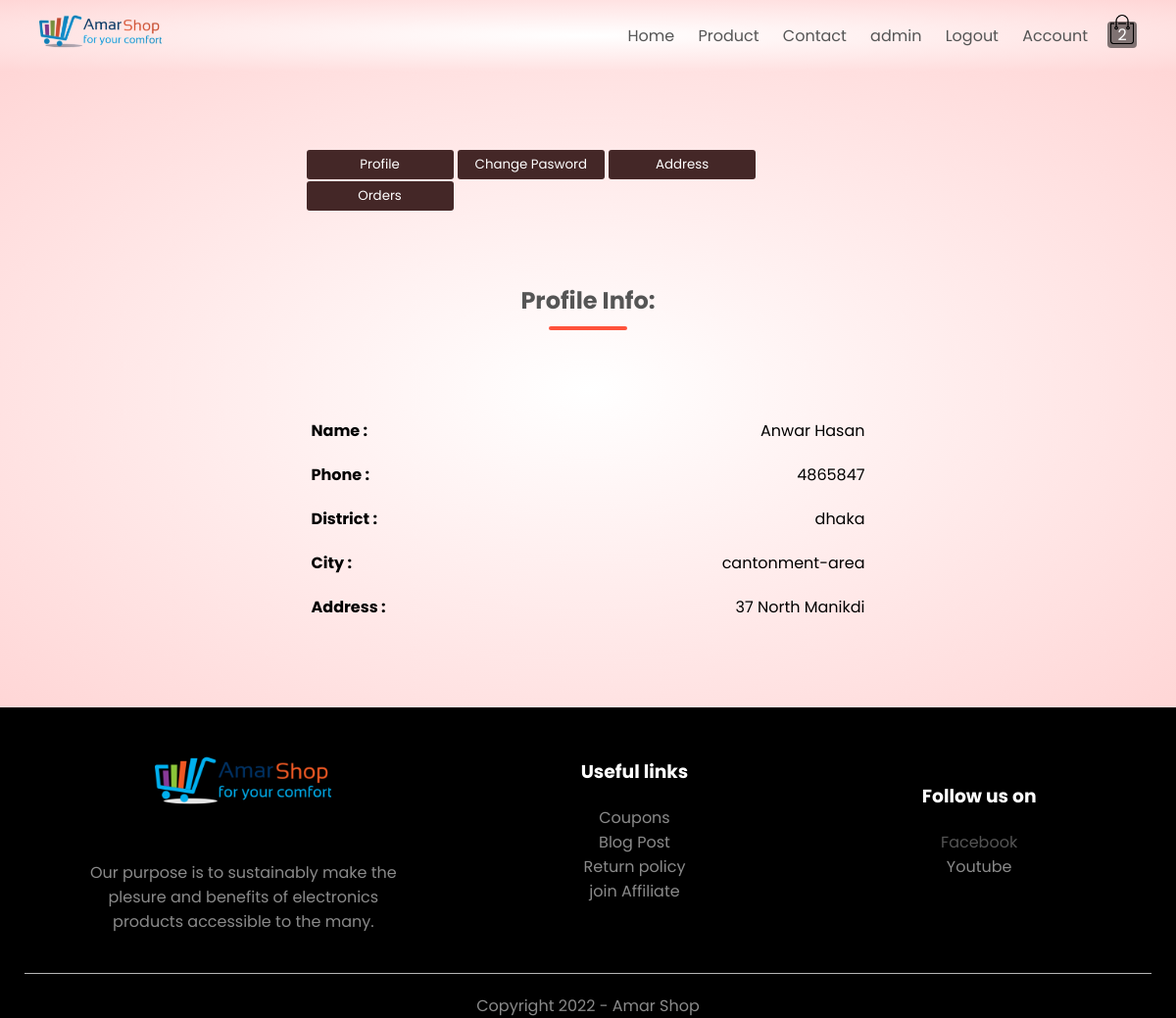
Page /account/profile/ (signed in) on the committed database.
### shop/models.py (models this page shows, shortened)
class Customer(models.Model):
    customer_id = models.CharField(max_length=20, primary_key=True, unique=True, blank=True)
    _user = models.ForeignKey(User, on_delete=models.CASCADE, null=True)
    name = models.CharField(max_length=50)
    phone = models.CharField(max_length=15)
    district = models.CharField(max_length=20, choices=utails.DISTRICT_CHOICES, null=True, blank=True)
    city = models.CharField(max_length=20, choices=utails.CITY_CHOICES, null=True, blank=True)
    created_at = models.DateTimeField(auto_now_add=True)
    address = models.TextField()
    class Meta:
        ordering = ['created_at']

### account/views.py (the view)
# urls.py: path('profile/', views.profile, name='profile'),
@login_required
def profile(request):
    user = request.user
    default_cus = Customer.objects.filter(_user=user).first()
    all_cus = Customer.objects.filter(_user=user)
    context = {
        'districts': DISTRICT_CHOICES,
        'cities': CITY_CHOICES,
        'address': default_cus,
        'all_cus': all_cus,
    }
    return render(request, 'accounts/profile.html', context)

### shop/templatetags/cart_product.py (called while the page is built)
@register.filter
def count_cart_product(user):
    try:
        all_cart_product = Cart.objects.filter(_user=user)
        if all_cart_product:
            count = 0
            for cart in all_cart_product:
                count += cart.quantity
            return count
    except Exception as e:
        pass
    return 0

### templates/accounts/profile.html (shortened to what this page needs)
{% extends "base.html" %}
{% load static %}
{% block content %}
<div class="account-page">
    <div class="container">
        <div class="row">
            <div class="col-2 pro-col">
                <button class="button" onclick="profile()">Profile</button>
                <button class="button" onclick="change_pass()">Change Pasword</button>
                <button class="button" onclick="address()">Address</button>
                <button class="button">Orders</button>
            </div>
            <div class="col-2 pro-col" id="profile-section">
                <h2 class="title">Profile Info: </h2>
                {% if address %}
                <table>
                    <tr>
                        <td><strong>Name : </strong></td>
                        <td>{{address.name}}</td>
                    </tr>
                    <tr>
                        <td><strong>Phone : </strong></td>
                        <td>{{address.phone}}</td>
                    </tr>
                    <tr>
                        <td><strong>District : </strong></td>
                        <td>{{address.district}}</td>
                    </tr>
                    <tr>
                        <td><strong>City : </strong></td>
                        <td>{{address.city}}</td>
                    </tr>
                    <tr>
                        <td><strong>Address : </strong></td>
                        <td>{{address.address}}</td>
                    </tr>
                </table>
                {% endif %}
            </div>
        </div>
    </div>
</div>
{% endblock content %}

### templates/base.html (shortened to what this page needs)
{% load static %}
{% load cart_product %}
<!DOCTYPE html>
<html lang="en">
<head>
    <link rel="stylesheet" href="https://stackpath.bootstrapcdn.com/font-awesome/4.7.0/css/font-awesome.min.css">
    <link rel="stylesheet" href="{% static '/css/style.css' %}">
</head>
<body>
<div class="header" id="top">
    <div class="container">
        <div class="navbar">
            <div class="logo">
                <a href="{% url 'shop:home' %}"><img src="{% static '/images/icons/logo_main.png' %}" width="125px"></a>
            </div>
            <nav>
                <ul id="menu-items">
                    <li><a href="{% url 'shop:home' %}">Home</a></li>
                    <li><a href="{% url 'shop:products' %}">Product</a></li>
                    <li><a href="">Contact</a></li>
                    {% if request.user.is_authenticated %}
                        {% if request.user.username == 'admin' %}
                        <li><a href="/admin">{{request.user.username}}</a></li>
                        {% else %}
                        <li><a href="#">{{request.user}}</a></li>
                        {% endif %}
                        <li><a href="{% url 'account:logout' %}">Logout</a></li>
                    {% endif %}
                    {% if not request.user.is_authenticated %}
                        <li><a href="{% url 'account:home' %}">Account</a></li>
                    {% else %}
                        <li><a href="{% url 'account:profile' %}">Account</a></li>
                    {% endif %}
                </ul>
            </nav>
            <a href="{% url 'shop:cart' %}"><p class="badge" id="quantity-badge">{{request.user|count_cart_product}}</p><img src="{% static '/images/icons/cart.png' %}" width="30px" height="30px"></a>
        </div>
    </div>
</div>
{% block content %} {% endblock content %}
<div class="footer">
    <div class="container">
        <div class="row">
            <div class="footer-col-2">
                <img src="{% static '/images/icons/logo_footer.png' %}" alt="">
                <p>Our purpose is to sustainably make the plesure and benefits of electronics products accessible to the many.</p>
            </div>
            <div class="footer-col-3">
                <h3>Useful links</h3>
                <ul>
                    <li>Coupons</li>
                    <li>Blog Post</li>
                    <li>Return policy</li>
                    <li>join Affiliate</li>
                </ul>
            </div>
            <div class="footer-col-4">
                <h3>Follow us on</h3>
                <ul>
                    <li><a href="https://www.facebook.com/profile.php?id=100013294023949" target="_blank">Facebook</a></li>
                    <li>Youtube</li>
                </ul>
            </div>
        </div>
        <hr>
        <p class="copyright">Copyright 2022 - Amar Shop</p>
    </div>
</div>
</body>
</html>

### static/css/style.css (style rules this page uses)
* { margin: 0; padding: 0; box-sizing: border-box; font-family: 'Poppins', sans-serif; }
.header { background: radial-gradient(#fff, #ffd6d6); }
.container { max-width: 1200px; margin: auto; padding-left: 25px; padding-right: 25px; }
.navbar { display: flex; align-items: center; padding: 15px; }
nav { flex: 1; text-align: right; }
nav ul { display: inline-block; list-style-type: none; }
nav ul li { display: inline-block; margin-right: 20px; }
a { text-decoration: none; color: #555; }
p { color: #555; }
.row { display: flex; align-items: center; flex-wrap: wrap; justify-content: space-around; }
.col-2 { flex-basis: 50%; min-width: 300px; }
.title { text-align: center; margin: 0 auto 80px; position: relative; line-height: 60px; color: #555; }
.title::after { content: ""; background: #ff523b; width: 80px; height: 4px; border-radius: 5px; position: absolute; bottom: 0; left: 50%; transform: translateX(-50%); }
.footer { background: #000; color: #8a8a8a; }
.footer p { color: #8a8a8a; }
.footer h3 { color: #fff; margin-bottom: 20px; }
.footer-col-1, .footer-col-2, .footer-col-3, .footer-col-4 { min-width: 250px; max-width: 30%; margin: 20px 0; }
.footer-col-2 { flex: 1; text-align: center; }
.footer-col-2 img { width: 180px; margin-bottom: 20px; }
.footer-col-3, .footer-col-4 { flex-basis: 12%; text-align: center; }
ul li { list-style-type: none; }
.footer hr { border: none; background: #b5b5b5; height: 1px; margin: 20px 0; }
.copyright { text-align: center; }
table { width: 100%; border-collapse: collapse; }
td { padding: 10px 5px; }
td:last-child { text-align: right; }
.account-page { padding: 50px 0; background: radial-gradient(#fff, #ffd6d6); }
.badge { color: rgb(255, 255, 255); background-color: rgba(0, 0, 0, 0.5); padding: 1px; text-align: center; margin-bottom: -34px; font-weight: light; border-radius: 4px; }
.button { width: 150px; height: 30px; text-align: center; background-color: rgb(68, 39, 39); color: #ffffff; border: none; border-radius: 3px; margin-bottom: 2px; }
.pro-col { margin: 30px 5px; }

### rows in the picture
Customer: name "Anwar Hasan", phone "4865847", district "dhaka", city "cantonment-area", address "37 North Manikdi"

### other values in the picture
{{ request.user.username }} "admin"
